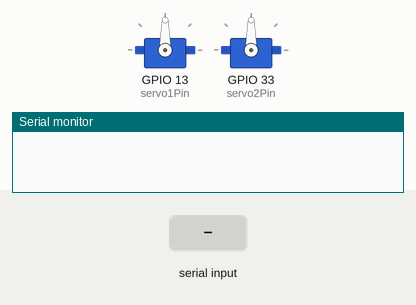
Recording of a sketch running on a simulated ESP32. Parts: 2 × servo, the last lines printed to the serial monitor. The inputs (shaded band) are chosen by the test bench.

Above: at 1.2 s.
1.3 s: "U" received over Serial
At 1.7 s:
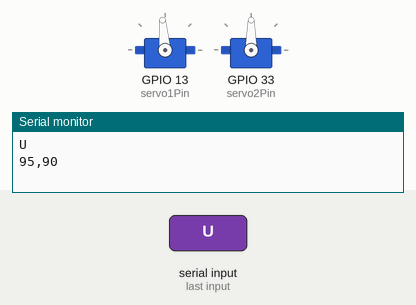
2.8 s: "U" received over Serial
At 4.0 s:
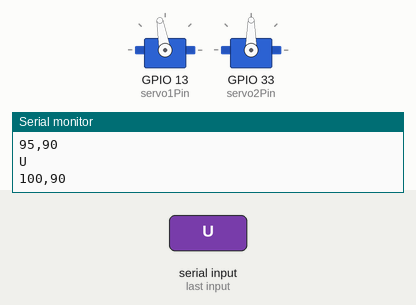
4.3 s: "L" received over Serial
At 5.2 s:
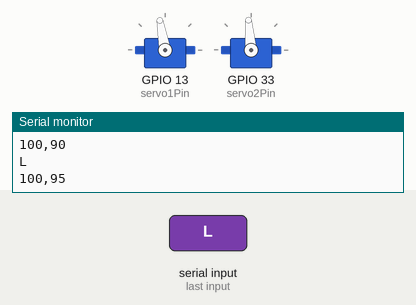
5.8 s: "L" received over Serial
At 6.3 s:
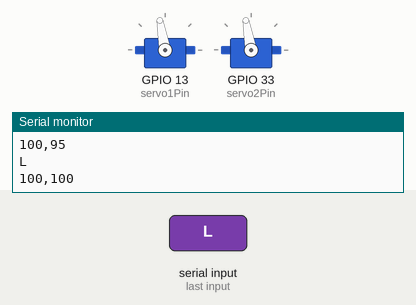
7.3 s: "D" received over Serial
At 8.6 s:
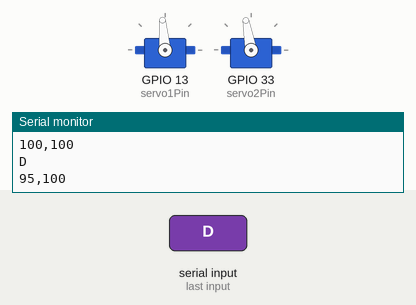
Timing chart, 0 to 9.8 s (numbered marks = the images above; inputs shaded):
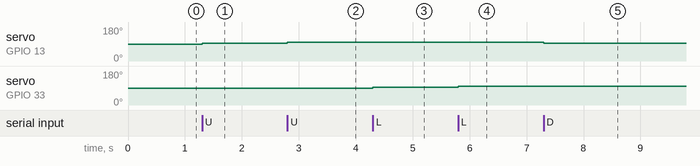

Measured:
- after the input at 1.3 s, servo on GPIO 13 (servo1Pin): 90° → 95° at once
- after the input at 2.8 s, servo on GPIO 13 (servo1Pin): 95° → 100° at once
- after the input at 4.3 s, servo on GPIO 33 (servo2Pin): 90° → 95° at once
- after the input at 5.8 s, servo on GPIO 33 (servo2Pin): 95° → 100° at once
- after the input at 7.3 s, servo on GPIO 13 (servo1Pin): 100° → 95° at once

The sketch:

serial_example.ino
```cpp
#include <Servo.h>

Servo servo1, servo2;

const int servo1Pin = 13;
const int servo2Pin = 33;

int spd = 255;
int angle1 = 90;
int angle2 = 90;

void setup() {
  Serial.begin(9600);
  servo1.attach(servo1Pin);
  servo2.attach(servo2Pin);

  servo1.write(angle1);
  servo2.write(angle2);
}


void loop() {
  if(Serial.available()>0) {
    char s = Serial.read();
    Serial.println(s);
    if(s == 'U') {
      angle1+=5;
    }
    else if(s == 'D') {
      angle1-=5;
    }
    else if(s == 'L') {
      angle2+=5;
    }
    else if(s == 'R') {
      angle2-=5;

    }

    angle1 = constrain(angle1, 0, 180);
    angle2 = constrain(angle2, 0, 180);
    servo1.write(angle1);
    servo2.write(angle2);
    Serial.print(angle1);
    Serial.print(",");
    Serial.println(angle2);

  }
}
```
